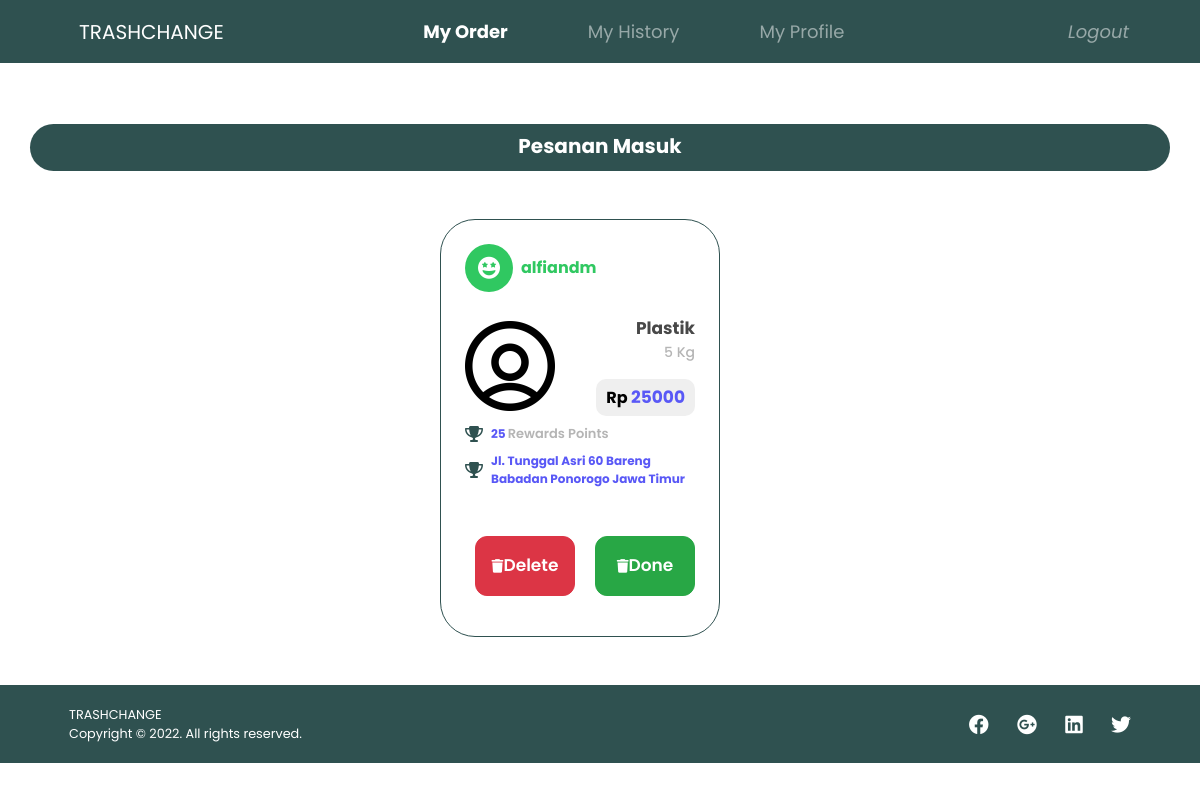
The app's page /index.php/pesanan/read_pesanan with its own data.
### tables this page shows
CREATE TABLE `pesanan` (
  `id_pesanan` int(11) NOT NULL,
  `NamaPelanggan` varchar(255) NOT NULL,
  `NamaDriver` varchar(255) NOT NULL,
  `Sampah` varchar(255) NOT NULL,
  `BeratSampah` int(11) NOT NULL,
  `AlamatPelanggan` varchar(255) NOT NULL,
  `UpahDriver` int(11) NOT NULL,
  `Situation` int(11) NOT NULL
);

### application/controllers/Pesanan.php (called while the page is built, shortened)
<?php
class Pesanan extends CI_Controller
{
    public function __construct()
    {
        $this->load->model('M_pesanan');
    }
    public function read_pesanan()
    {
        $data['pesanan'] = $this->M_pesanan->get_pesanan();
        $this->load->view('Driver/V_HomeDriver', $data);
    }
}

### index.php (called while the page is built, shortened)
<?php
require_once BASEPATH.'core/CodeIgniter.php';

### application/models/M_pesanan.php (called while the page is built, shortened)
<?php
class M_pesanan extends CI_Model
{
    public function get_pesanan()
    {
        $sql = "SELECT * FROM pesanan WHERE Situation = 0";
        $data = $this->db->query($sql);
        return $data->result();
    }
}

### application/helpers/bantuan_helper.php (called while the page is built, shortened)
<?php
function convertrewards($id)
{
    return $id * 5;
}
function convertupah($id)
{
    return $id * 5000;
}

### application/views/Driver/V_HomeDriver.php (the view, shortened to what this page needs)
<!DOCTYPE html>
<html lang="en">
<head>
    <link rel="stylesheet" href="https://stackpath.bootstrapcdn.com/bootstrap/4.4.1/css/bootstrap.min.css">
    <link rel="stylesheet" href="https://stackpath.bootstrapcdn.com/bootstrap/4.4.1/js/bootstrap.bundle.min.js">
    <link rel="stylesheet" href="https://cdnjs.cloudflare.com/ajax/libs/font-awesome/6.2.1/css/all.min.css" />">
    <link rel="stylesheet" href="<?php echo base_url(); ?>Assets/css/styleDriver.css">
</head>
<body>
    <header>
        <nav class="navbar navbar-dark navbar-expand-md fixed-top">
            <div class="container-fluid ml-4 ml-sm-5">
                <a class="navbar-brand" href="#">TRASHCHANGE</a>
                <div class="collapse navbar-collapse" id="navcol-1">
                    <ul class="nav navbar-nav text-right text-white ml-auto">
                        <li class="nav-item" role="presentation"><a class="nav-link active" href="<?php echo base_url() ?>Pesanan/read_pesanan"> My Order</a></li>
                        <li class="nav-item" role="presentation"><a class="nav-link" href="<?php echo base_url('HistoryDriver/read/' . $this->session->userdata('Username')) ?>">My History</a></li>
                        <li class="nav-item" role="presentation"><a class="nav-link " href="<?php echo base_url() ?>ProfileDriver">My Profile</a></li>
                    </ul>
                    <ul class="nav navbar-nav ml-auto">
                        <li class="nav-item"><a class="nav-link" href="<?php echo base_url(); ?>Registration/logout"><i>Logout</i></a></li>
                    </ul>
                </div>
            </div>
        </nav>
    </header>
    <main>
        <div class="container text-nav text-white">
            <h5>Pesanan Masuk</h5>
        </div>
        <div class="container d-flex justify-content-center mt-5">
            <div class="row mr-5 ml-2">
                <div>
                    <?php foreach ($pesanan as $data) : ?>
                        <div class="card-order p-4">
                            <div class="top-container d-flex justify-content-start align-items-center">
                                <div class="text-cus1">
                                    <i class="text-white fas fa-face-grin-stars"></i>
                                </div>
                                <span class="shipped pl-2"><?php echo $data->NamaPelanggan ?></span>
                            </div>
                            <div class="middle-container pt-4 d-flex align-items-center justify-content-between">
                                <div>
                                    <img src="<?php echo base_url(); ?>Assets/css/account-6491185_960_720.webp" class="img-fluid " width="90">
                                </div>
                                <div class="d-flex flex-column text-right">
                                    <span class="item-name"><?php echo $data->Sampah ?></span>
                                    <span class="item-quantity"><?php echo $data->BeratSampah ?> Kg</span>
                                    <div class="item-price-container mt-3">
                                        <span class="item-price">
                                            <span class="dollar">Rp </span><?php echo convertupah($data->BeratSampah); ?></span>
                                    </div>
                                </div>
                            </div>
                            <div class="d-flex align-items-center mt-2">
                                <i class="fas fa-trophy"></i>
                                <span class="reward-points pl-2"><?php echo convertrewards($data->BeratSampah); ?></span>
                                <span class="reward-points-text">Rewards Points</span>
                            </div>
                            <div class="d-flex align-items-center mt-2">
                                <i class="fas fa-trophy"></i>
                                <span class="reward-points pl-2"><?php echo $data->AlamatPelanggan; ?></span>
                            </div>
                            <div class="d-flex justify-content-between align-items-center mt-5 pb-3">
                                <td onclick="javascript: return confirm('Anda Yakin Hapus?')">
                                    <form action="<?php echo base_url('Pesanan/delete_pesanan/' . $data->id_pesanan) ?>" method="post">
                                        <button type="submit" class="btn btn-sm btn-danger"><i class="fa fa-trash small"></i>Delete</button>
                                    </form>
                                </td>
                                <td onclick="javascript: return confirm('Anda Yakin Menerima Pesanan?')">
                                    <form action="<?php echo base_url('Pesanan/update_pesanan/' . $data->id_pesanan) ?>" method="post">
                                        <button type="submit" class="btn btn-sm btn-success"><i class="fa fa-trash small"></i>Done</button>
                                    </form>
                                </td>
                            </div>
                        </div>
                    <?php endforeach; ?>
                </div>
            </div>
        </div>
    </main>
    <footer>
        <div id="footer py-4">
            <div class="main-footer mt-5">
                <div class="row px-3">
                    <small class="ml-4 ml-sm-5">TRASHCHANGE <br> Copyright &copy; 2022. All rights reserved.</small>
                    <div class="social-contact ml-4 ml-sm-auto">
                        <i class="fa-brands fa-facebook mr-4 text-sm"></i>
                        <i class="fa-brands fa-google-plus mr-4 text-sm"></i>
                        <i class="fa-brands fa-linkedin mr-4 text-sm"></i>
                        <i class="fa-brands fa-twitter mr-4 mr-sm-5 text-sm"></i>
                    </div>
                </div>
            </div>
        </div>
    </footer>
</body>
</html>

### assets/css/styleDriver.css (style rules this page uses)
* { padding: 0; margin: 0; box-sizing: border-box; font-family: "Poppins", sans-serif; list-style: none; text-decoration: none; }
:root { --bg-color: #ffff; --text-color: rgb(0, 0, 0); --main-color: #11db11; --secondary-color: #2f5150; }
body { font-size: 1rem; font-weight: 400; line-height: 1.5; color: var(--secondary-color); text-align: left; background-color: var(--bg-color); }
nav { background-color: var(--secondary-color); }
#navcol-1 a { font-size: 18px; padding: 10px 40px 10px 40px; }
.nav-item a.active { font-weight: bold; }
.card-order { width: 280px; background-color: #fff; border-radius: 35px; border: 1px solid var(--secondary-color); }
.text-cus1 { width: 48px; height: 48px; background-color: #30c861; border-radius: 50%; display: flex; justify-content: center; align-items: center; text-align: center; }
.text-cus1 i { font-size: 22px !important; }
.shipped { font-size: 16px; font-weight: 700; color: #30c861; }
.img-fluid { border-radius: 8px; }
.item-name { font-size: 17px; font-weight: 700; color: #484848; }
.item-quantity { font-size: 14px; color: #b5b5b5; font-weight: 500; }
.item-price-container { width: 100%; position: relative; border-radius: 10px; text-align: center; display: flex; justify-content: flex-end; }
.item-price { color: #5958f6; font-size: 17px; font-weight: 700; background-color: #efefef; border-radius: 10px; padding: 6px; padding-left: 10px; padding-right: 10px; }
.dollar { color: #000; font-size: 16px; font-weight: 700; }
.reward-points { font-size: 12px; font-weight: 700; color: #5958f6; }
.reward-points-text { font-size: 13px; font-weight: 600; color: #b5b5b5; margin-left: 2px; }
.btn { font-size: 17px; font-weight: 600; border-radius: 12px; width: 100px; height: 60px; }
.text-nav { background-color: var(--secondary-color); padding: 10px 0px 5px 0px; margin-top: 100px; border-radius: 30px; display: flex; justify-content: center; }
.text-nav h5 { font-weight: bold; }
.btn { font-weight: 600; margin-left: 10px; }
.main-footer { position: relative; bottom: 0; width: 100%; padding: 20px; color: var(--bg-color); background-color: var(--secondary-color); }
.main-footer i { padding-top: 10px; font-size: 20px; }

### records on screen
pesanan: NamaPelanggan "alfiandm", Sampah "Plastik", BeratSampah "5", BeratSampah "25000", BeratSampah "25", AlamatPelanggan "Jl. Tunggal Asri 60 Bareng Babadan Ponorogo Jawa Timur"
